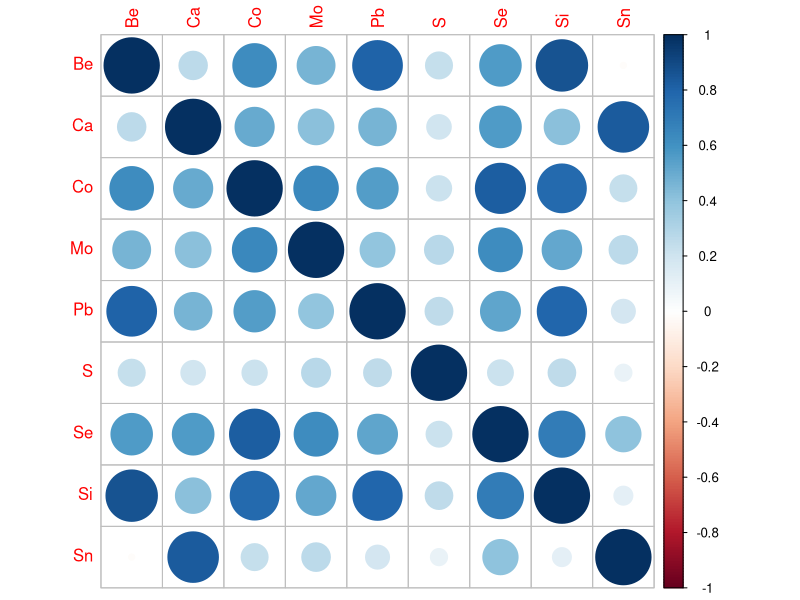
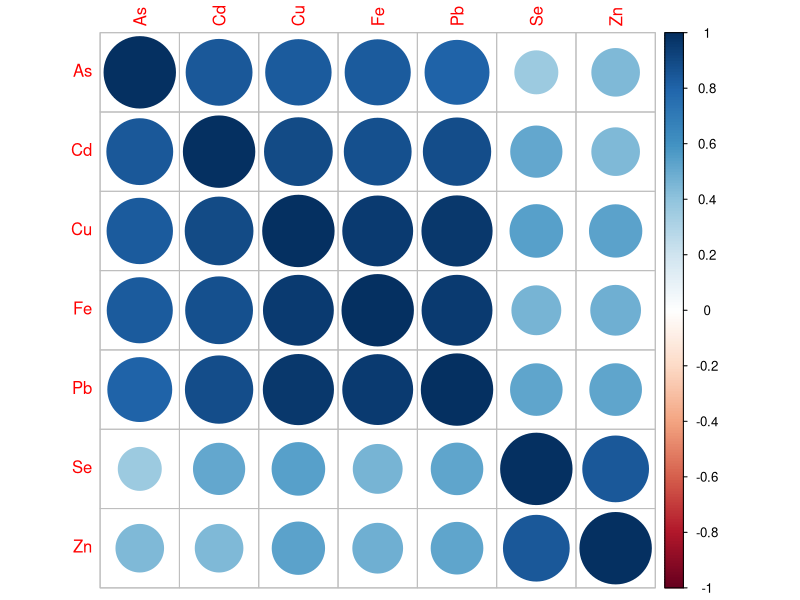
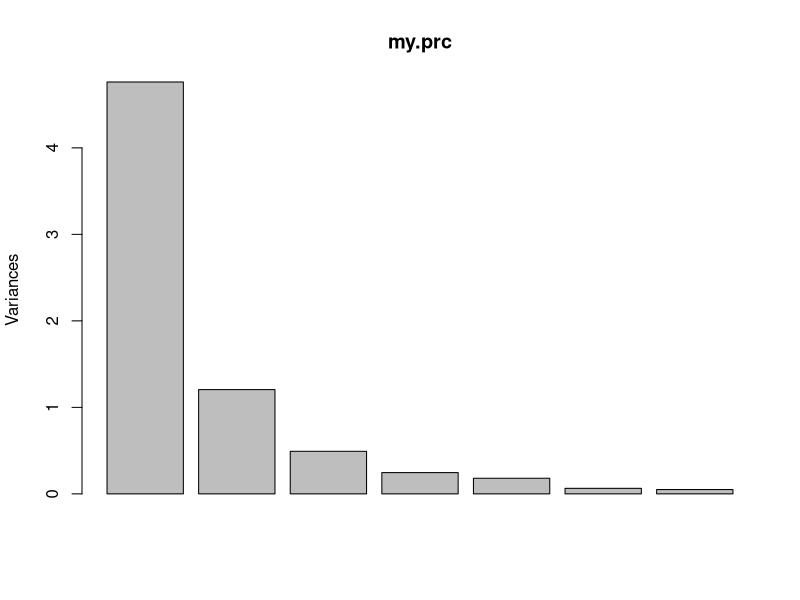
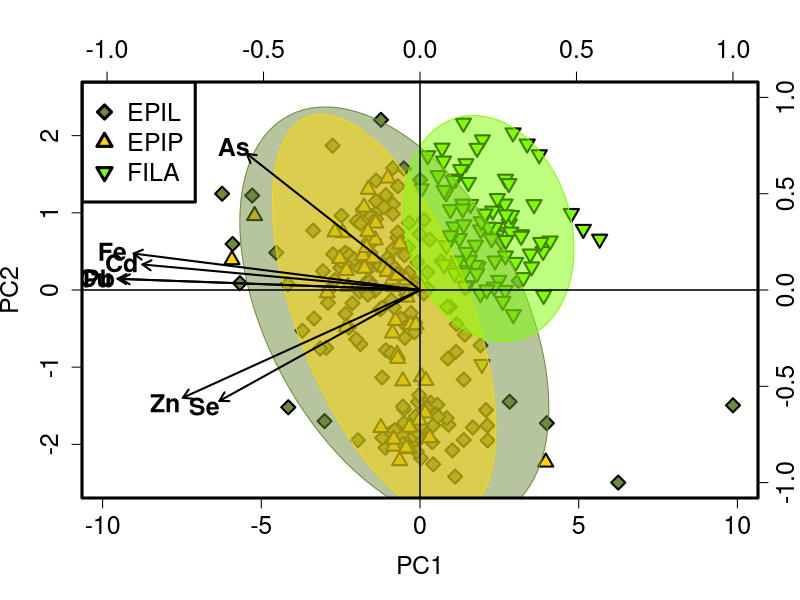

Here is the R script that generated these plots, in order:
library("readr")
library("corrplot")
library("vegan")

alldata <- data.frame(read_csv("2_incremental/20220420_STANDING_CROP.csv"))

alldata$SAMPLING_DATE<-as.Date(alldata$SAMPLING_DATE, format = "%m/%d/%Y")

names(alldata)

COMPARTMENTS <- alldata[which(alldata$SAMPLE_DESCRIPTOR == "EPIL"| alldata$SAMPLE_DESCRIPTOR == "EPIP" | alldata$SAMPLE_DESCRIPTOR == "FILA"),]

nrow(COMPARTMENTS)
names(COMPARTMENTS)
####Least VIF####

LABELS<-as.data.frame(na.omit(COMPARTMENTS[,c(3,4,6,17,18,20,31,35,36,40,41,44)]))
LABELS<-LABELS[order(LABELS$SAMPLE_DESCRIPTOR, decreasing = F), ]
PCA.DF<-as.data.frame(LABELS[,c(4:ncol(LABELS))])
names(LABELS)
names(PCA.DF)<- c("Be","Ca","Co","Mo","Pb","S","Se","Si","Sn")

cor(PCA.DF)
corrplot(cor(PCA.DF), method = "circle", lwd=2) 


####Big 5+Fe+Se####

LABELS<-as.data.frame(na.omit(COMPARTMENTS[,c(3,4,6,13,19,22,25,35,40,49)]))
LABELS<-LABELS[order(LABELS$SAMPLE_DESCRIPTOR, decreasing = F), ]
PCA.DF<-as.data.frame(LABELS[,c(4:ncol(LABELS))])
names(PCA.DF)<- c("As","Cd","Cu","Fe","Pb","Se","Zn")

cor(PCA.DF)
corrplot(cor(PCA.DF), method = "circle", lwd=2) 



###PCA###

PCA.DF<-log(PCA.DF)
my.data <- PCA.DF
my.data <- as.matrix(scale(my.data, center = TRUE, scale = TRUE))
my.prc <- prcomp(na.omit(my.data))

plot(my.prc)

pca_scores<-scores(my.prc)

sd <- my.prc$sdev
correlations <- t(t(my.prc$rotation)*sd)

summary(my.prc)

#####PLOT####


colors <- c(colors()[89], "gold", "chartreuse")
colors <- colors[as.numeric(factor(na.omit(LABELS$SAMPLE_DESCRIPTOR)))]

#dev.new()

plot	(my.prc$x,
      pch=c(23,24,25)[as.numeric(factor(LABELS$SAMPLE_DESCRIPTOR))],
      xlim=c(-max(abs(range(my.prc$x[,1]))),max(abs(range(my.prc$x[,1])))),	
      ylim=c(-max(abs(range(my.prc$x[,2]))),max(abs(range(my.prc$x[,2])))), 
      cex.lab=1.5, cex.axis=1.5, cex.main=1.4, cex.sub=1.4, 
      col="black",
      bg=colors,
      cex=1.5,
      lwd=2
      )
#	col="black")

tab <- matrix(c(my.prc$x[,1], my.prc$x[,2]), ncol=2)

legend(x = "topleft", legend = levels(factor(LABELS$SAMPLE_DESCRIPTOR)), 
      pch=c(23,24,25), 
      cex = 1.5, 
      box.lwd=3,
      col = "black", 
      pt.bg=c(colors()[89], "gold", "chartreuse"), pt.lwd=3)


panel.first= {
  ordiellipse(tab,LABELS$SAMPLE_DESCRIPTOR,conf=0.95, draw ="polygon", col=c(adjustcolor(colors()[89], alpha.f=0.25),adjustcolor("gold", alpha.f=0.25),adjustcolor("chartreuse", alpha.f=0.25)), border=c(colors()[89],"gold","chartreuse"))
}


par(new=TRUE)

plot	(correlations[1,],
      correlations[2,],
      col="NA",
      xlim=c(-1,1),
      ylim=c(-1,1),
      xaxt="n",
      yaxt="n",
      xlab="",
      ylab="")

arrows(0, 0, 
       x1 = correlations[,1], 
       y1 = correlations[,2], 
       length = 0.1, angle = 30, lwd =2.0,
       code = 2, col = par("fg"), 
       lty = par("lty"))

text(	x=correlations[,1]*1.075,
      y=correlations[,2]*1.05,
      labels = names(PCA.DF), 
      cex=1.5,
      font=2)

rownames(my.prc$rotation)

box(lwd=3)

#legend('topright', legend = levels(wa$Stream), col = 1:4, cex = 1, pch = 19)

coordnames<-data.frame(correlations[,1]*1.1,correlations[,2]*1.1)

coordnames

axis(3, cex.axis=1.5)
mtext("y2",side=4,line=2, col="Blue")
axis(4, cex.axis=1.5)
mtext("y2",side=4,line=2, col="Blue")

abline(h=c(0,0))
abline(v=c(0,0))

